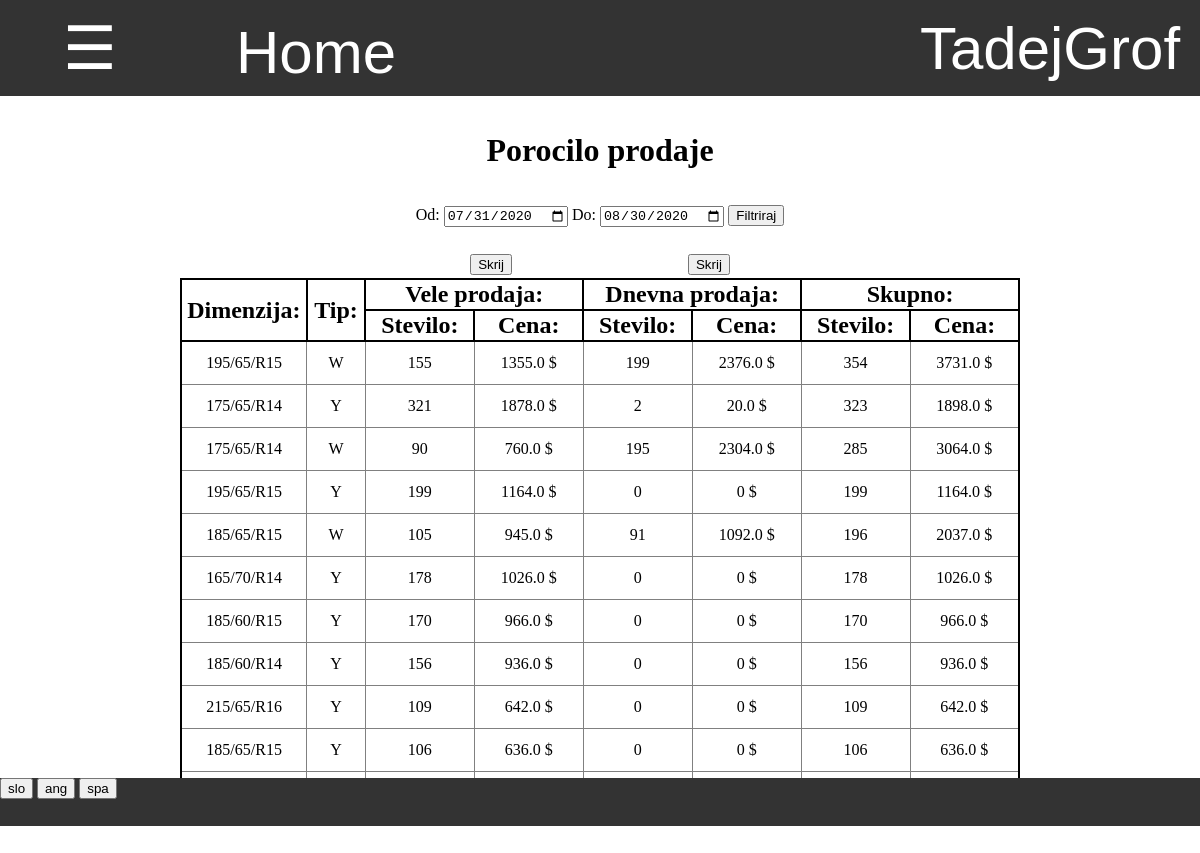
Screenshot of /zaloga/porocilo/porocilo_prodaje (signed in) with the database file from the repository.
### program/models.py (models this page shows, shortened)
class Profil(models.Model):
    user = models.OneToOneField(User,on_delete=models.CASCADE)
    jezik =  models.CharField(default="spa",max_length=3, choices=JEZIKI)
    aktivna_zaloga = models.ForeignKey(Zaloga, default=1, on_delete=models.CASCADE)
    dovoljene_zaloge = models.ManyToManyField(Zaloga, related_name = "dovoljene")
    stranka = models.OneToOneField(Stranka, on_delete=models.CASCADE, default=None, null=True, blank=True)
    celo_ime = models.CharField(default="",max_length=40)
    tip_banke = models.CharField(default="",max_length=40)
    stevilka_racuna = models.CharField(default="",max_length=40)
    telefon = models.CharField(default="",max_length=40)

### zaloga/my_views/stroski_views.py (the view)
# urls.py: path('porocilo_prodaje',stroski_views.porocilo_prodaje, name='porocilo_prodaje'),
def porocilo_prodaje(request):
    danes = datetime.date.today().strftime('%Y-%m-%d')
    pred_mescem =  (datetime.date.today() - datetime.timedelta(days=30)).strftime('%Y-%m-%d')
    od = request.GET.get('od',pred_mescem)
    do = request.GET.get('do', danes)
    vele_prodaje = Baza.objects.all().filter(tip="vele_prodaja",datum__gte=od,datum__lte=do,status="veljavno").order_by('-datum','-pk').prefetch_related('vnos_set')
    dnevne_prodaje = Dnevna_prodaja.objects.all().filter(datum__gte=od,datum__lte=do).order_by('-datum','-pk')
    sestavine = {}
    skupno = {tip:{'skupno':0,'vele_prodaja':0,'dnevna_prodaja':0} for tip in ['stevilo','cena']}
    for prodaja in vele_prodaje.iterator():
        for vnos in prodaja.vnos_set.all().values('dimenzija__dimenzija','tip','stevilo','cena'):
            dimenzija = vnos['dimenzija__dimenzija']
            stevilo = vnos['stevilo']
            cena = float(vnos['cena'])
            tip = vnos['tip']
            ime = dimenzija + '-' + tip
            if ime in sestavine:
                    sestavine[ime]['stevilo'] += stevilo
                    sestavine[ime]['cena'] += stevilo * cena
                    sestavine[ime]['stevilo_vele_prodaje'] += stevilo
                    sestavine[ime]['cena_vele_prodaje'] += stevilo * cena
            else:
                slovar = {ime:{
                        'stevilo':stevilo,
                        'cena':cena*stevilo,
                        'stevilo_dnevne_prodaje':0,
                        'cena_dnevne_prodaje':0,
                        'cena_vele_prodaje':cena*stevilo,
                        'stevilo_vele_prodaje':stevilo}}
                sestavine.update(slovar)
            for skupno_tip in ['skupno','vele_prodaja']:
                skupno['stevilo'][skupno_tip] += stevilo
                skupno['cena'][skupno_tip] += stevilo * cena
    for prodaja in dnevne_prodaje.iterator():
        for racun in prodaja.baza_set.all().filter(status="veljavno").prefetch_related('vnos_set'):
            for vnos in racun.vnos_set.all().values('dimenzija__dimenzija','tip','stevilo','cena'):
                dimenzija = vnos['dimenzija__dimenzija']
                stevilo = vnos['stevilo']
                cena = float(vnos['cena'])
                tip = vnos['tip']
                ime = dimenzija + '-' + tip
                if ime in sestavine:
                        sestavine[ime]['stevilo'] += stevilo
                        sestavine[ime]['cena'] += stevilo * cena
                        sestavine[ime]['stevilo_dnevne_prodaje'] += stevilo
                        sestavine[ime]['cena_dnevne_prodaje'] += stevilo * cena
                else:
                    slovar = {ime:{
                        'stevilo':stevilo,
                        'cena':cena*stevilo,
                        'stevilo_dnevne_prodaje':stevilo,
                        'cena_dnevne_prodaje':cena*stevilo,
                        'cena_vele_prodaje':0,
                        'stevilo_vele_prodaje':0}}
                    sestavine.update(slovar)
                for skupno_tip in ['skupno','dnevna_prodaja']:
                    skupno['stevilo'][skupno_tip] += stevilo
                    skupno['cena'][skupno_tip] += stevilo * cena
    sestavine = sorted(sestavine.items(),key=lambda x: (x[1]['stevilo'],x[1]['cena']),reverse=True)
    slovar = {
        'sestavine':sestavine,
        'skupno':skupno,
        'od':od,
        'do':do,
    }
    return pokazi_stran(request,'porocilo/porocilo_prodaje.html', slovar)

### program/models.py (called while the page is built)
    @property
    def vrni_jezike(self):
        return JEZIKI

### request_funkcije.py (called while the page is built)
def vrni_slovar(request):
    with open('slovar.json') as dat:
        slovar = json.load(dat)
    return slovar

def pokazi_stran(request, html, baze={}):
    je_stranka = False
    program = Program.objects.first()
    zaloga = request.user.profil.aktivna_zaloga
    if request.user.profil.stranka != None:
        je_stranka = True
    slovar = {'je_stranka':je_stranka,'program':program,'slovar':vrni_slovar(request),'jezik':request.user.profil.jezik}
    slovar.update(baze)
    if not 'zaloga' in baze:
        slovar.update({'zaloga':zaloga})
    slovar.update({'zaloga_pk':slovar['zaloga'].pk})
    return render(request, html, slovar)

### zaloga/models.py (called while the page is built)
    @property
    def tipi_prodaj(self):
        return json.loads(self.tipi_prodaje)

### zaloga/templatetags/zaloga_exstras.py (called while the page is built)
@register.filter(name="ima_prodajo")
def ima_prodajo(zaloga,prodaja):
    return prodaja in zaloga.tipi_prodaj

@register.filter
def keyvalue(dict, key):
    return dict[key]

@register.filter
def split(obj, split_value):
    return obj.split(split_value)

### zaloga/templates/porocilo/porocilo_prodaje.html (shortened to what this page needs)
{% extends 'program/base.html' %}
{% load zaloga_exstras %}
{% block content %}
<h1 style="margin-top:3%"> Porocilo prodaje </h1>
<div class="filter" style="margin-top:3%">
    <form action="{% url 'porocilo_prodaje' %}" method="GET">
        {{slovar|keyvalue:'Od'|keyvalue:jezik}}: <input type="date" value="{{od}}" name="od">
        {{slovar|keyvalue:'Do'|keyvalue:jezik}}: <input type="date" value="{{do}}" name="do">
        <input type="submit" value="{{slovar|keyvalue:'Filtriraj'|keyvalue:jezik}}">
    </form>
</div>
<div style="margin-top:2%;display:inline-block;width:70%">
    <table style="width:100%">
        <tr>
            <td colspan="2" width="24%"></td>
            <td class="vele_prodaja" colspan="2"  width="26%" style="text-align:center"> <button onclick="toggle('vele_prodaja','none')"> Skrij </button> </td>
            <td class="dnevna_prodaja" colspan="2"  width="26%" style="text-align:center"> <button onclick="toggle('dnevna_prodaja','none')"> Skrij </button> </td>
            <td class="skupno" colspan="2"  width="26%" style="text-align:center"></td>
        </tr>
    </table>
    <table class="tabela_vnosov">
        <tr>
            <th rowspan="2" width="15%"> {{slovar|keyvalue:'Dimenzija'|keyvalue:jezik}}: </th>
            <th rowspan="2" width="7%"> {{slovar|keyvalue:'Tip'|keyvalue:jezik}}: </th>
            <th class="vele_prodaja" colspan="2"> {{slovar|keyvalue:'Vele prodaja'|keyvalue:jezik}}: </th>
            <th class="dnevna_prodaja" colspan="2"> {{slovar|keyvalue:'Dnevna prodaja'|keyvalue:jezik}}: </th>
            <th class="skupno" colspan="2"> {{slovar|keyvalue:'Skupno'|keyvalue:jezik}}: </th>
        </tr>
        <tr>
            <th class="vele_prodaja" width="13%"> {{slovar|keyvalue:'Stevilo'|keyvalue:jezik}}: </th>
            <th class="vele_prodaja" width="13%"> {{slovar|keyvalue:'Cena'|keyvalue:jezik}}: </th>
            <th class="dnevna_prodaja" width="13%"> {{slovar|keyvalue:'Stevilo'|keyvalue:jezik}}: </th>
            <th class="dnevna_prodaja" width="13%"> {{slovar|keyvalue:'Cena'|keyvalue:jezik}}: </th>
            <th class="skupno" width="13%"> {{slovar|keyvalue:'Stevilo'|keyvalue:jezik}}: </th>
            <th class="skupno" width="13%"> {{slovar|keyvalue:'Cena'|keyvalue:jezik}}: </th>
        </tr>
        {% for sestavina in sestavine %}
            <tr>
                <td> {{sestavina.0|split:'-'|keyvalue:0}}</td>
                <td> {{sestavina.0|split:'-'|keyvalue:1}} </td>
                <td class="vele_prodaja">{{sestavina.1.stevilo_vele_prodaje}}</td>
                <td class="vele_prodaja">{{sestavina.1.cena_vele_prodaje}} $</td>
                <td class="dnevna_prodaja">{{sestavina.1.stevilo_dnevne_prodaje}}</td>
                <td class="dnevna_prodaja">{{sestavina.1.cena_dnevne_prodaje}} $</td>
                <td class="skupno"> {{sestavina.1.stevilo}} </td>
                <td class="skupno"> {{sestavina.1.cena}} $ </td>
            </tr>
        {% endfor %}
    </table>
</div>
{% endblock %}

### program/templates/css/navbar.html (shortened to what this page needs)
{% load zaloga_exstras %}
<div id="navbar" class="navbar">
    {% if je_stranka %}
        <div style="display:inline-block;width:28%"><a href="{% url 'stranka_pregled_narocil' %}" style="width:100%"> Pregled narocil </a></div>
        <div style="display:inline-block;width:22%"><a href="{% url 'stranka_zgodovina' %}" style="width:100%"> Zgodovina </a></div>
        <a style="width:15%" href="/">Home</a>
    {% else %}
        <button onclick="odpri()" class="nav" style="width:15%"> ☰ </button>
        <a style="width:20%" href="/">Home</a>
    {% endif %}
    <div class="racun dropdown" id="racun">
        <button class="dropbtn" >{{ user.get_username }}
        </button>
    </div>
</div>

### program/static/css/footer.css (style rules this page uses)
div { margin: 0%; padding: 0%; }
div input { margin: 0%; }
div form { margin:0%; padding: 0% }

### program/templates/program/base.html (style rules this page uses)
body { margin: 0%; padding: 0%; overflow:hidden; }
div { margin: 0%; padding: 0%; }

### program/templates/css/tabele.html (style rules this page uses)
table.tabela_vnosov { width:100%; border-spacing:0; border: 2px solid black; border-collapse: collapse; padding:0.5%; table-layout:"fixed" }
table.tabela_vnosov th { border: 2px solid black; border-collapse: collapse; font-size: 150%; }
table.tabela_vnosov td { font-size: 100%; text-align: center; border: 1px solid grey; padding: 1vmin; border-collapse: collapse; }

### program/templates/css/navbar.html (style rules this page uses)
.navbar { overflow: hidden; background-color: #333; font-family: Arial; height:12% }
.navbar a { float: left; font-size: 5vmin; color: white; text-align: center; padding: 18px 16px; text-decoration:none; height:100%; }
.navbar .dropdown, .nav { float: left; height:100%; width:100%; margin:0; overflow:hidden; }
.navbar .dropdown .dropbtn, .nav { font-size: 5vmin; border: none; outline: none; color: white; padding: 12px 16px; width:100%; height:100%; background-color: inherit; font-family: inherit; margin: 0; }
.navbar .racun { float:right; width:300px; overflow:hidden }

### rows the page displays
Profil: jezik "Od", jezik "Do", jezik "Filtriraj", jezik "Dimenzija", jezik "Tip", jezik "Vele prodaja", jezik "Dnevna prodaja", jezik "Skupno", jezik "Stevilo", jezik "Cena"

### other values shown
{{ user.get_username }} "TadejGrof"
{{ sestavina.0|split:'-'|keyvalue:0 }} "195/65/R15" "175/65/R14" "175/65/R14" "195/65/R15" "185/65/R15" "165/70/R14" "185/60/R15" "185/60/R14" "215/65/R16" "185/65/R15"
{{ sestavina.0|split:'-'|keyvalue:1 }} "W" "Y" "W" "Y" "W" "Y" "Y" "Y" "Y" "Y"
{{ sestavina.1.stevilo_vele_prodaje }} "155" "321" "90" "199" "105" "178" "170" "156" "109" "106"
{{ sestavina.1.cena_vele_prodaje }} "1355.0" "1878.0" "760.0" "1164.0" "945.0" "1026.0" "966.0" "936.0" "642.0" "636.0"
{{ sestavina.1.stevilo_dnevne_prodaje }} "199" "2" "195" "0" "91" "0" "0" "0" "0" "0"
{{ sestavina.1.cena_dnevne_prodaje }} "2376.0" "20.0" "2304.0" "0" "1092.0" "0" "0" "0" "0" "0"
{{ sestavina.1.stevilo }} "354" "323" "285" "199" "196" "178" "170" "156" "109" "106"
{{ sestavina.1.cena }} "3731.0" "1898.0" "3064.0" "1164.0" "2037.0" "1026.0" "966.0" "936.0" "642.0" "636.0"
